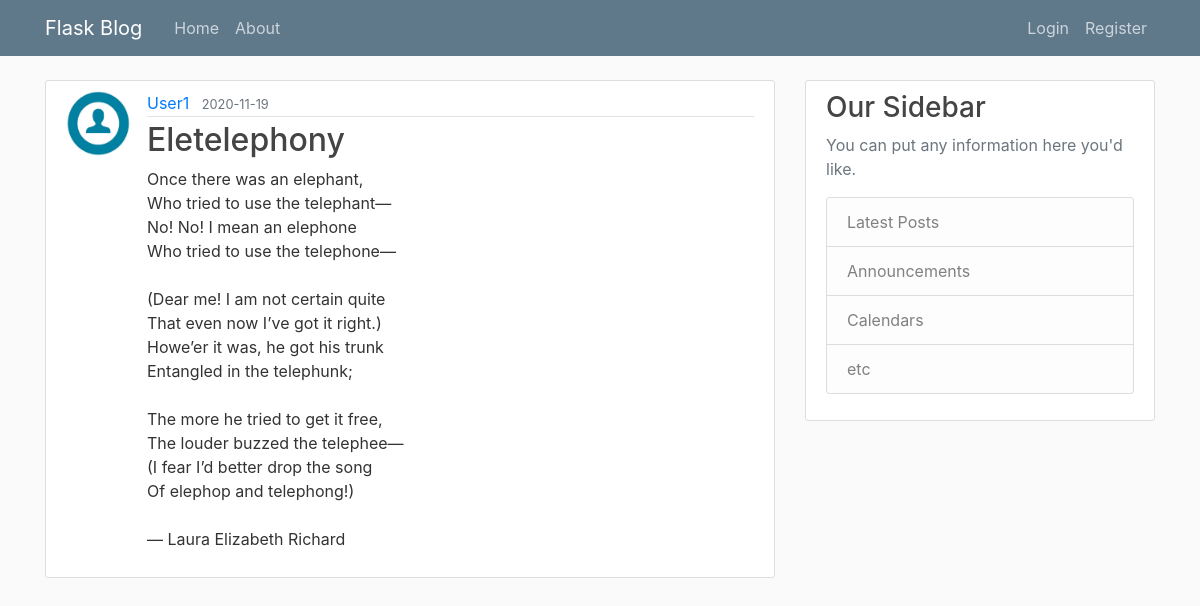
The page /post/5 on the database its author committed.
### FlaskBlog/models.py (models this page shows, shortened)
class User(db.Model, UserMixin):
    id = db.Column(db.Integer, primary_key=True)
    username = db.Column(db.String(20), unique=True, nullable=False)
    email = db.Column(db.String(120), unique=True, nullable=False)
    image_file = db.Column(db.String(20), nullable=False, default='default.jpg')
    password = db.Column(db.String(60), nullable=False)
    posts = db.relationship('Post', backref='author', lazy=True)

class Post(db.Model):
    id = db.Column(db.Integer, primary_key=True)
    title = db.Column(db.String(100), nullable=False)
    date_posted = db.Column(db.DateTime, nullable=False, default=datetime.utcnow)
    content = db.Column(db.Text, nullable=False)
    user_id = db.Column(db.Integer, db.ForeignKey('user.id'), nullable=False)

### FlaskBlog/routes.py (the view)
@app.route('/post/<int:post_id>')
def post(post_id):
    post = Post.query.get_or_404(post_id)
    return render_template('post.html',title=post.title,post=post)

### FlaskBlog/templates/post.html (shortened to what this page needs)
{% extends 'layout.html' %}
{% block content %}
    <article class="media content-section">
      <img class="rounded-circle article-img" src="{{ url_for('static',filename='profile_pics/'+ post.author.image_file)}}">
      <div class="media-body">
        <div class="article-metadata">
          <a class="mr-2" href="{{ url_for('user_posts',username=post.author.username) }}">{{ post.author.username }}</a>
          <small class="text-muted">{{ post.date_posted.strftime('%Y-%m-%d') }}</small>
        </div>
        <h2 class="article-title">{{ post.title }}</h2>
        <p class="article-content">{{ post.content }}</p>
      </div>
    </article>
{% endblock content %}

### FlaskBlog/static/main.css (style rules this page uses)
body { background: #fafafa; color: #333333; margin-top: 5rem; }
h1, h2, h3, h4, h5, h6 { color: #444444; }
.content-section { background: #ffffff; padding: 10px 20px; border: 1px solid #dddddd; border-radius: 3px; margin-bottom: 20px; }
.article-title { color: #444444; }
.article-content { white-space: pre-line; }
.article-img { height: 65px; width: 65px; margin-right: 16px; }
.article-metadata { padding-bottom: 1px; margin-bottom: 4px; border-bottom: 1px solid #e3e3e3 }

### rows shown on the page
User: image_file (placeholder picture), author.username "User1"
Post: date_posted "2020-11-19", title "Eletelephony", content "Once there was an elephant, Who tried to use the telephant— No! No! I mean an elephone Who tried to use the telephone— (Dear me! I am not certain quite That even now I’ve got it right.) Howe’er it was, he got his trunk Entangled in the telephunk; The more he tried to get it free, The louder buzzed the telephee— (I fear I’d better drop the song Of elephop and telephong!) — Laura Elizabeth Richard"
